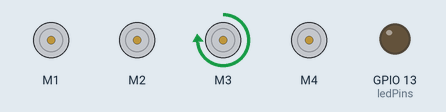
Simulated run of this sketch. Board: ESP32. Shown: 4 × DC motor (green arrow = forward, orange = backward, longer = faster), output pins drawn as LEDs (lit = HIGH). What the sketch prints to the serial monitor is not drawn.

Above: at 0.08 s.
At 0.66 s:
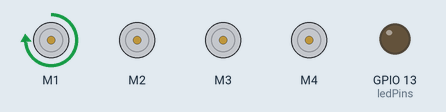
At 2.6 s:
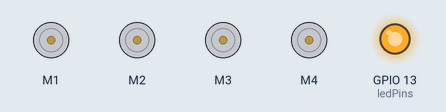
At 4.59 s:
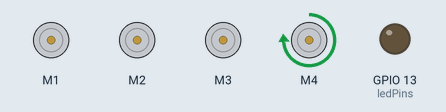
At 6.76 s:
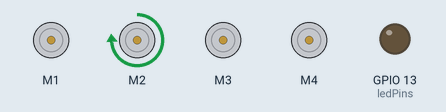
Timing chart, 0 to 7.1 s (numbered marks = the images above):
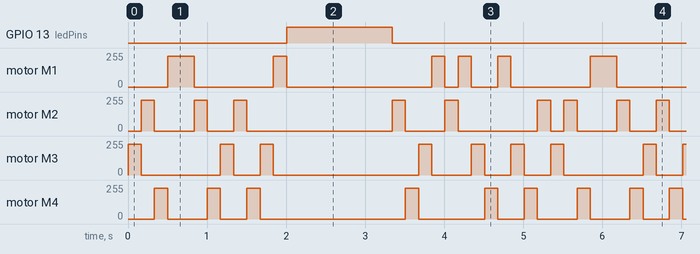

The sketch:

VibroTherapyMotorShield_167_90.ino
```cpp
// (licence header left out)
#include <AFMotor.h>

AF_DCMotor motor1(1);
AF_DCMotor motor2(2);
AF_DCMotor motor3(3);
AF_DCMotor motor4(4);

int timer = 167;           // The higher the number, the slower the timing.
int ledPins[] = { 3, 2, 4, 1, 1, 2, 4, 3, 2, 4, 3, 1, 13, 13, 13, 13, 13, 13, 13, 13, 2, 4, 3, 1, 2, 1, 3, 4, 1, 3, 4, 2 };
// an array of pin numbers to which LEDs are attached Pin 13 is a pause
int pinCount = 32;           // the number of pins (i.e. the length of the array)


void setup() {
  Serial.begin(9600);           // set up Serial library at 9600 bps
  Serial.println("Motor test!");
  pinMode(13, OUTPUT);

  // turn on motor
  motor1.setSpeed(230);

  motor1.run(RELEASE);
  motor2.setSpeed(230);

  motor2.run(RELEASE);
  motor3.setSpeed(230);

  motor3.run(RELEASE);
  motor4.setSpeed(230);

  motor4.run(RELEASE);
}

void loop() {
for (int thisPin = 0; thisPin < pinCount; thisPin++) {

  switch (ledPins[thisPin]) {
    case 1:
     motor1.run(FORWARD);
      motor1.setSpeed(230);
      delay(timer);
      motor1.run(RELEASE);
      break;
    case 2:
      motor2.run(FORWARD);
      motor2.setSpeed(230);
      delay(timer);
      motor2.run(RELEASE);
      break;
    case 3:
      motor3.run(FORWARD);
      motor3.setSpeed(230);
      delay(timer);
      motor3.run(RELEASE);
      break;
    case 4:
      motor4.run(FORWARD);
      motor4.setSpeed(230);
      delay(timer);
      motor4.run(RELEASE);
      break;
    case 13:
      digitalWrite(13, HIGH);
      delay(timer);
      digitalWrite(13, LOW);
      break;
  }
}
}
```

Measured:
- by itself, GPIO 13 (ledPins): alternates HIGH for 1.3 s and LOW for 4.0 s
- by itself, motor M1: repeats every 5.3 s: stopped 1.0 s, forward 230/255 0.17 s, stopped 1.8 s, forward 230/255 0.17 s, stopped 0.17 s, forward 230/255 0.17 s, stopped 0.33 s, forward 230/255 0.17 s, stopped 1.0 s, forward 230/255 0.33 s
- by itself, motor M3: repeats every 5.3 s: stopped 1.0 s, forward 230/255 0.17 s, stopped 0.33 s, forward 230/255 0.17 s, stopped 1.8 s, forward 230/255 0.17 s, stopped 0.50 s, 2 × (forward 230/255 0.17 s, stopped 0.33 s), forward 230/255 0.17 s
